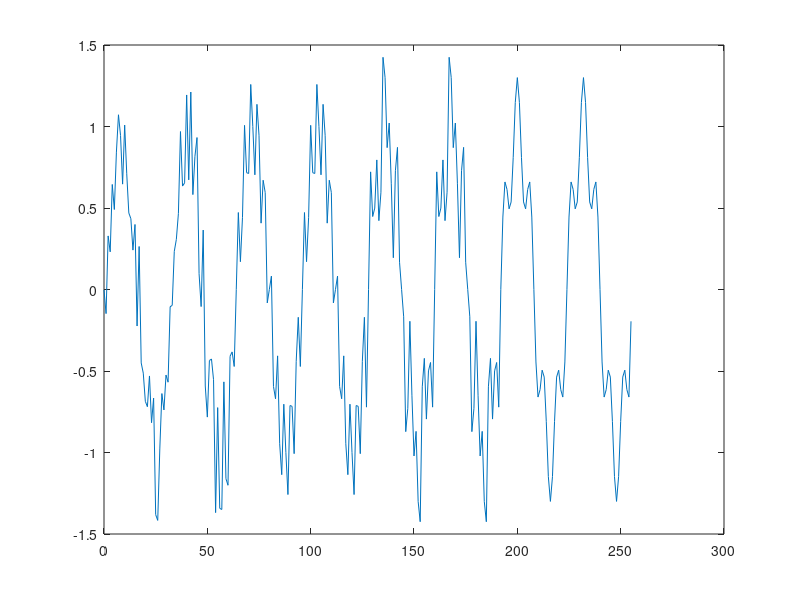

The MATLAB source for this figure: (Note: this script raises an error after producing the figure.)
n=8; N=2^n;
%t=(fix(-N/2):fix(N/2-1));
t=(0:N-1)'; % Diskretni promenna (sloupcovy vektor)
w1=2*pi/N*8; w2=2*pi/N*40; w3=2*pi/N*80;
f=sin(w1*t);
f(fix(N/4):fix(3*N/4))=f(fix(N/4):fix(3*N/4))+0.3*sin(w3*t(fix(N/4):fix(3*N/4)));
f(fix(N/2):N-1)=f(fix(N/2):N-1)+0.3*sin(w2*t(fix(N/2):N-1));
f(1:62)= f(1:62) + (-1/2 + (1/2+1/2)*rand(62,1))
N =3;

figure
plot(t,f)
%%
M=length(f);
C=f';
%%
for i=1:N
for j=1:2^(i-1)
%delka paketu na i-te hladine
m=M/2^(i-1);
% Vypocet komprim. a dopln. koef. bud pomoci komplex. nebo jine base
[ca, cd]=mydwt(C(i,(j-1)*m+1:j*m));
C(i+1,(j-1)*m+1:j*m)=[ca(1:m/2), cd(1:m/2)];
end
end
% Vyhlazeni
R=C;
nvyhl = 0;
for i=1:M
if(abs(C(N+1,i)))<=4*median(abs(C(N+1,:)))
R(N+1,i)=0;
nvyhl=nvyhl+1;
end
end
nvyhl
% Rekonstrukce vyhl.signalu
for i=N+1:-1:2
for j=1:2:2^(i-1)
m=floor(M/2^(i-1));
fx=myidwt(R(i,(j-1)*m+1:j*m),R(i,j*m+1:(j+1)*m));
R(i-1,(j-1)*m+1:(j-1)*m+length(fx))=fx;
end
end
R=real(R);
dif=C(1,:)-R(1,:);
figure
plot(C(1,:))
hold on
plot(R(1,:),'r','LineWidth',1.5)
figure
plot(dif)
%%
% figure
% hold on
% plot(R(1,:),'k')
% plot(R(2,:),'r')
% plot(R(3,:),'b')
% plot(R(4,:),'y')
